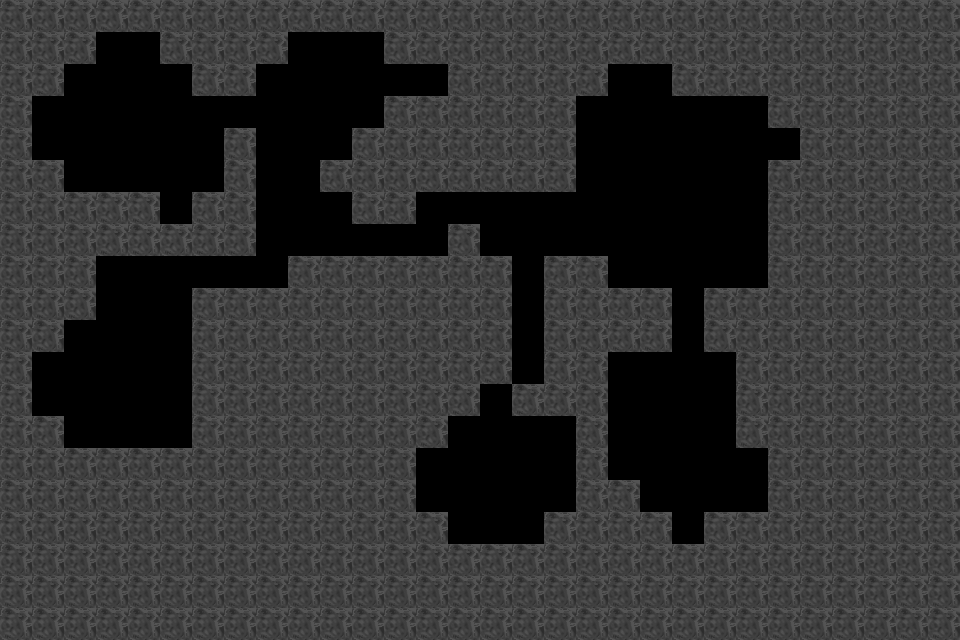

This game map was drawn from its Tiled (.tmx) file and the tilesets committed beside it. A one-line description and the full map source follow:
An orthogonal 30x20 tile map with 32x32 px tiles, 1 tile layer (Stone) and 1 object (player).

<map version="1.10" tiledversion="1.11.0" orientation="orthogonal" renderorder="right-down" width="30" height="20" tilewidth="32" tileheight="32" infinite="0" nextlayerid="3" nextobjectid="2">
 <tileset firstgid="1" source="stone.tsx" />
 <layer id="1" name="Stone" width="30" height="20">
  <data encoding="csv">
1,1,1,1,1,1,1,1,1,1,1,1,1,1,1,1,1,1,1,1,1,1,1,1,1,1,1,1,1,1,
1,1,1,0,0,1,1,1,1,0,0,0,1,1,1,1,1,1,1,1,1,1,1,1,1,1,1,1,1,1,
1,1,0,0,0,0,1,1,0,0,0,0,0,0,1,1,1,1,1,0,0,1,1,1,1,1,1,1,1,1,
1,0,0,0,0,0,0,0,0,0,0,0,1,1,1,1,1,1,0,0,0,0,0,0,1,1,1,1,1,1,
1,0,0,0,0,0,0,1,0,0,0,1,1,1,1,1,1,1,0,0,0,0,0,0,0,1,1,1,1,1,
1,1,0,0,0,0,0,1,0,0,1,1,1,1,1,1,1,1,0,0,0,0,0,0,1,1,1,1,1,1,
1,1,1,1,1,0,1,1,0,0,0,1,1,0,0,0,0,0,0,0,0,0,0,0,1,1,1,1,1,1,
1,1,1,1,1,1,1,1,0,0,0,0,0,0,1,0,0,0,0,0,0,0,0,0,1,1,1,1,1,1,
1,1,1,0,0,0,0,0,0,1,1,1,1,1,1,1,0,1,1,0,0,0,0,0,1,1,1,1,1,1,
1,1,1,0,0,0,1,1,1,1,1,1,1,1,1,1,0,1,1,1,1,0,1,1,1,1,1,1,1,1,
1,1,0,0,0,0,1,1,1,1,1,1,1,1,1,1,0,1,1,1,1,0,1,1,1,1,1,1,1,1,
1,0,0,0,0,0,1,1,1,1,1,1,1,1,1,1,0,1,1,0,0,0,0,1,1,1,1,1,1,1,
1,0,0,0,0,0,1,1,1,1,1,1,1,1,1,0,1,1,1,0,0,0,0,1,1,1,1,1,1,1,
1,1,0,0,0,0,1,1,1,1,1,1,1,1,0,0,0,0,1,0,0,0,0,1,1,1,1,1,1,1,
1,1,1,1,1,1,1,1,1,1,1,1,1,0,0,0,0,0,1,0,0,0,0,0,1,1,1,1,1,1,
1,1,1,1,1,1,1,1,1,1,1,1,1,0,0,0,0,0,1,1,0,0,0,0,1,1,1,1,1,1,
1,1,1,1,1,1,1,1,1,1,1,1,1,1,0,0,0,1,1,1,1,0,1,1,1,1,1,1,1,1,
1,1,1,1,1,1,1,1,1,1,1,1,1,1,1,1,1,1,1,1,1,1,1,1,1,1,1,1,1,1,
1,1,1,1,1,1,1,1,1,1,1,1,1,1,1,1,1,1,1,1,1,1,1,1,1,1,1,1,1,1,
1,1,1,1,1,1,1,1,1,1,1,1,1,1,1,1,1,1,1,1,1,1,1,1,1,1,1,1,1,1
</data>
 </layer>
 <objectgroup id="2" name="Points">
  <object id="1" name="player" x="120.127" y="124.185">
   <point />
  </object>
 </objectgroup>
</map>